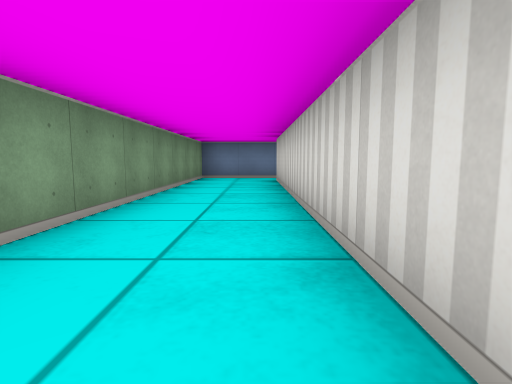
view 1 (above)

19 first-person views from a walk through a cub3D level. The camera is about half as high as the walls, tilts 6° down and sees 80° across. The floor is counted in squares. Each view is taken from the middle of a square. On the plan, view 1 faces up. The plan holds only what a view shows up to about 9 squares ahead; the rest is blank.

view 2
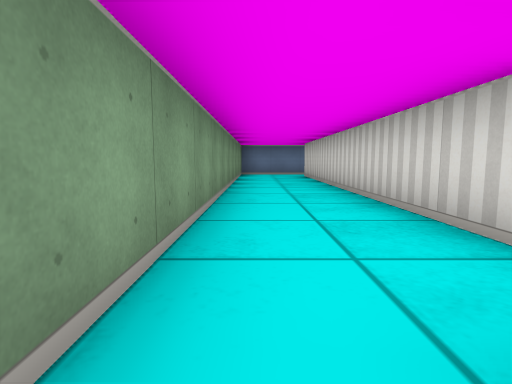

view 3
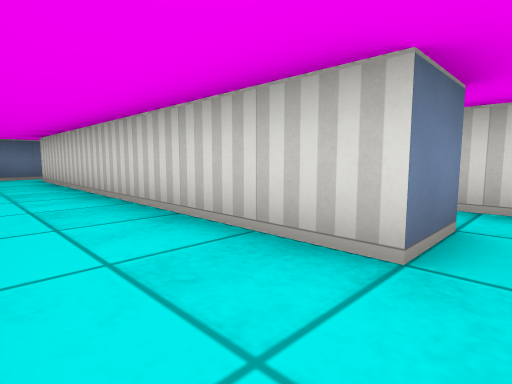

view 4
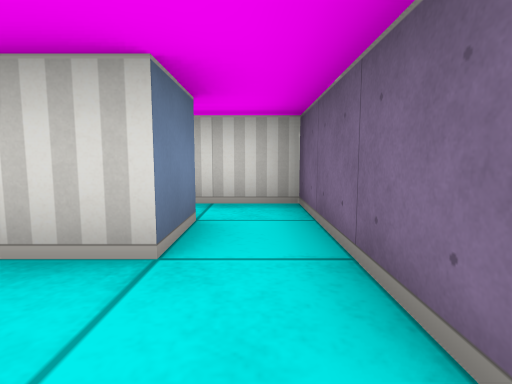

view 5
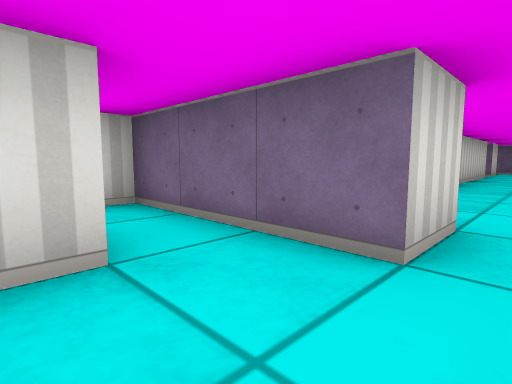

view 6
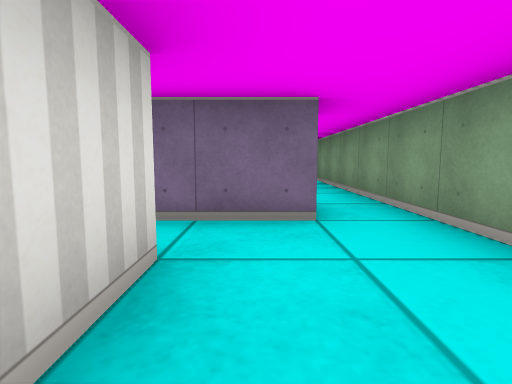

view 7
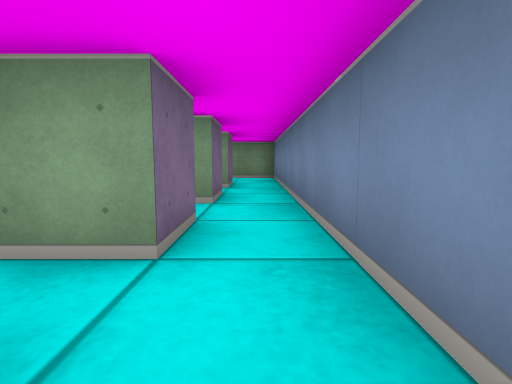

view 8
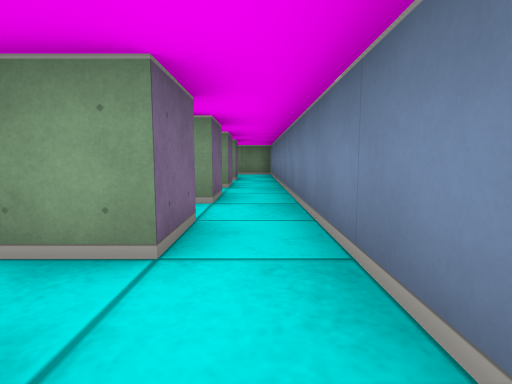

view 9
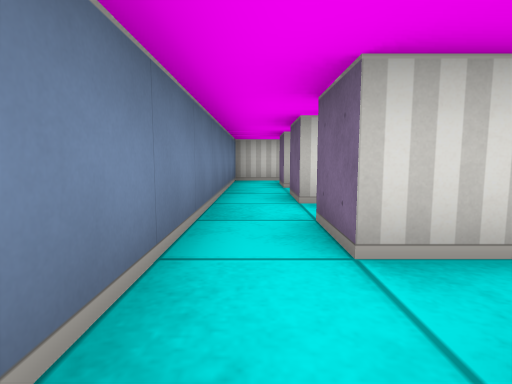

view 10
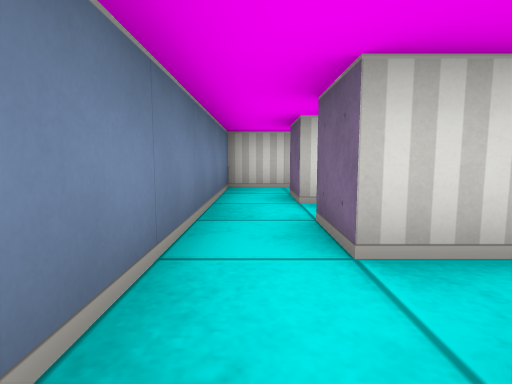

view 11
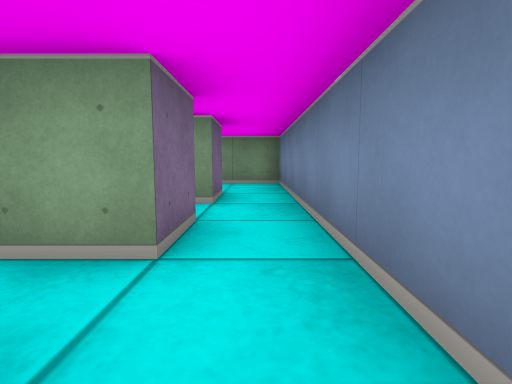

view 12
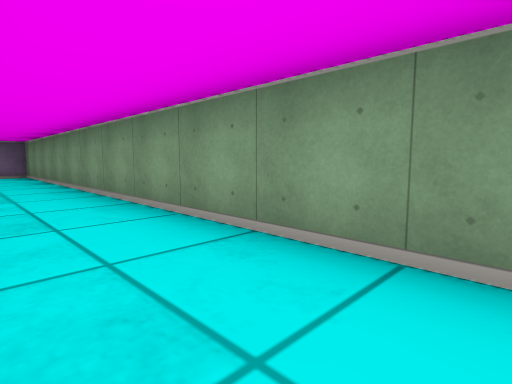

view 13
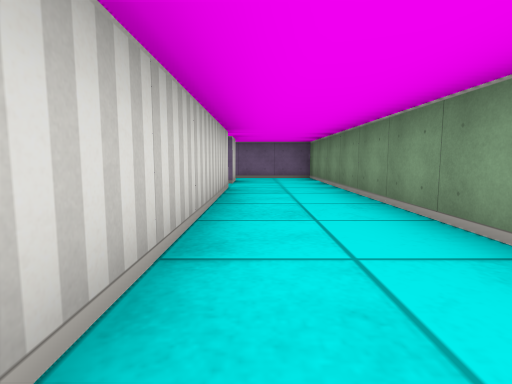

view 14
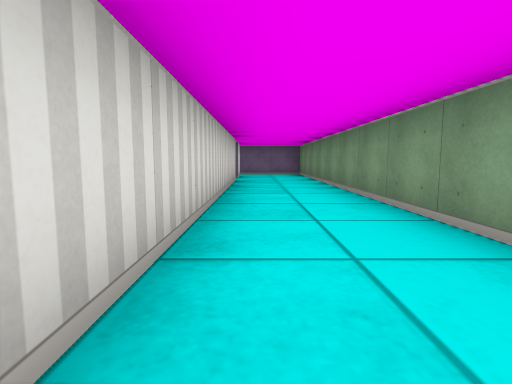

view 15
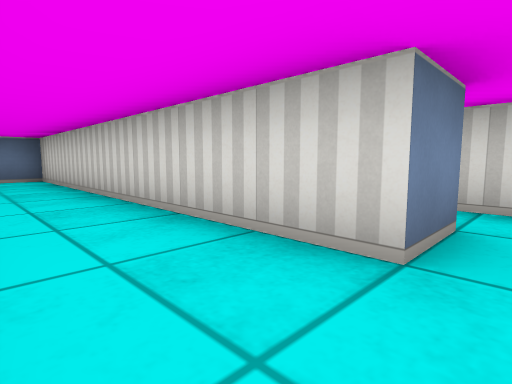

view 16
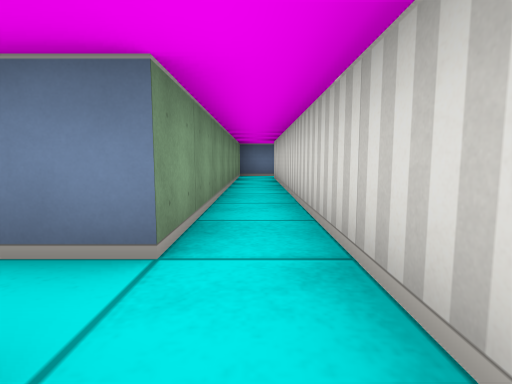

view 17
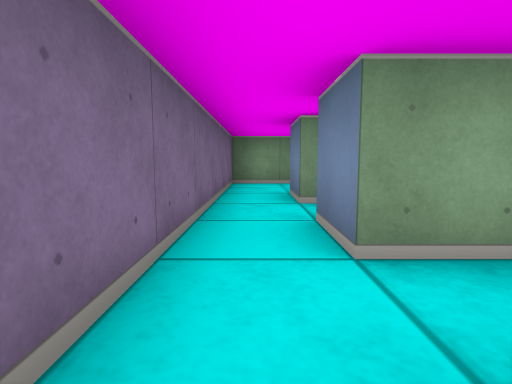

view 18
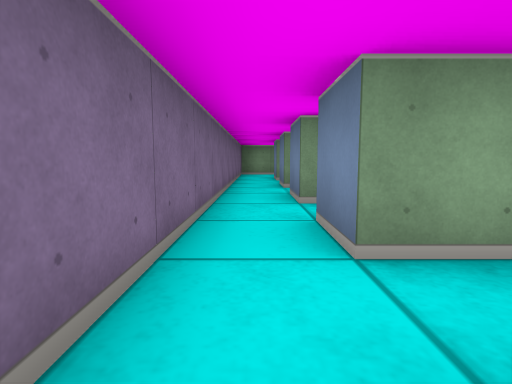

view 19
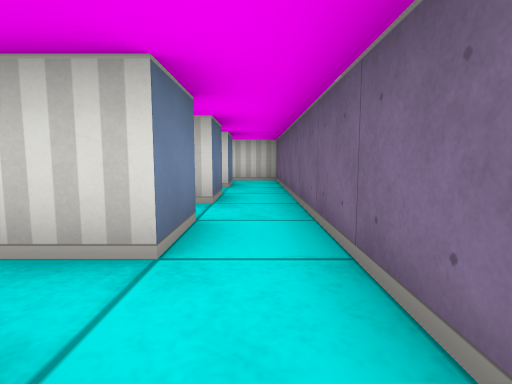

### Floor plan
Key: @ floor where view 1 was taken; # wall or solid block; . floor.
Columns run from 2 left of view 1 to 13 right of it. Each row starts with its distance up from view 1.
  9 ################
  8 #..............#
  7 #..#.#.#.#.#.#.#
  6 #..#
  5 #..#
  4 #..#
  3 #..#
  2 #..#
  1 #..#
  0 #.@#.#
 -1 #....#
 -2 #.####
 -3 #..#.
 -4 #..#.#
 -5 #..#.#
 -6 #..#.#
 -7 #..#.#
 -8 #..#.#
 -9 #..#.#
-10 #..#.#
-11 #....#
-12 #..#.#.#.#.#.# #
-13 #..............#
-14 ################

Where each view was taken, in squares from view 1:
view 1: 0 up, 0 right, facing up
view 2: 2 down, 1 left, facing up
view 3: 1 down, 1 left, facing up-right
view 4: 1 down, 1 left, facing right
view 5: 0 up, 1 left, facing down-right
view 6: 1 up, 0 right, facing down
view 7: 8 up, 7 right, facing left
view 8: 8 up, 9 right, facing left
view 9: 8 up, 5 right, facing right
view 10: 8 up, 7 right, facing right
view 11: 8 up, 5 right, facing left
view 12: 3 down, 0 right, facing down-left
view 13: 5 down, 0 right, facing down
view 14: 3 down, 0 right, facing down
view 15: 11 down, 1 left, facing up-right
view 16: 12 down, 2 right, facing up
view 17: 13 down, 5 right, facing left
view 18: 13 down, 9 right, facing left
view 19: 13 down, 5 right, facing right
